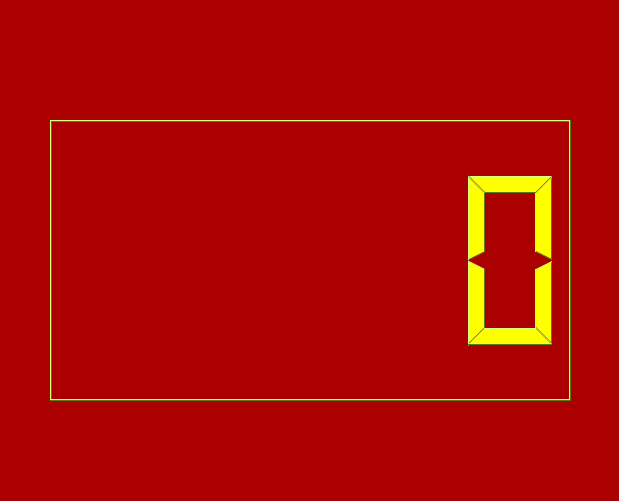
<?xml version="1.0" encoding="UTF-8"?>
<ui version="4.0">
 <class>Form</class>
 <widget class="QWidget" name="Form">
  <property name="geometry">
   <rect>
    <x>0</x>
    <y>0</y>
    <width>619</width>
    <height>501</height>
   </rect>
  </property>
  <property name="palette">
   <palette>
    <active>
     <colorrole role="WindowText">
      <brush brushstyle="SolidPattern">
       <color alpha="255">
        <red>0</red>
        <green>0</green>
        <blue>0</blue>
       </color>
      </brush>
     </colorrole>
     <colorrole role="Button">
      <brush brushstyle="SolidPattern">
       <color alpha="255">
        <red>170</red>
        <green>0</green>
        <blue>0</blue>
       </color>
      </brush>
     </colorrole>
     <colorrole role="Light">
      <brush brushstyle="SolidPattern">
       <color alpha="255">
        <red>255</red>
        <green>0</green>
        <blue>0</blue>
       </color>
      </brush>
     </colorrole>
     <colorrole role="Midlight">
      <brush brushstyle="SolidPattern">
       <color alpha="255">
        <red>212</red>
        <green>0</green>
        <blue>0</blue>
       </color>
      </brush>
     </colorrole>
     <colorrole role="Dark">
      <brush brushstyle="SolidPattern">
       <color alpha="255">
        <red>85</red>
        <green>0</green>
        <blue>0</blue>
       </color>
      </brush>
     </colorrole>
     <colorrole role="Mid">
      <brush brushstyle="SolidPattern">
       <color alpha="255">
        <red>113</red>
        <green>0</green>
        <blue>0</blue>
       </color>
      </brush>
     </colorrole>
     <colorrole role="Text">
      <brush brushstyle="SolidPattern">
       <color alpha="255">
        <red>0</red>
        <green>0</green>
        <blue>0</blue>
       </color>
      </brush>
     </colorrole>
     <colorrole role="BrightText">
      <brush brushstyle="SolidPattern">
       <color alpha="255">
        <red>255</red>
        <green>255</green>
        <blue>255</blue>
       </color>
      </brush>
     </colorrole>
     <colorrole role="ButtonText">
      <brush brushstyle="SolidPattern">
       <color alpha="255">
        <red>0</red>
        <green>0</green>
        <blue>0</blue>
       </color>
      </brush>
     </colorrole>
     <colorrole role="Base">
      <brush brushstyle="SolidPattern">
       <color alpha="255">
        <red>255</red>
        <green>255</green>
        <blue>255</blue>
       </color>
      </brush>
     </colorrole>
     <colorrole role="Window">
      <brush brushstyle="SolidPattern">
       <color alpha="255">
        <red>170</red>
        <green>0</green>
        <blue>0</blue>
       </color>
      </brush>
     </colorrole>
     <colorrole role="Shadow">
      <brush brushstyle="SolidPattern">
       <color alpha="255">
        <red>0</red>
        <green>0</green>
        <blue>0</blue>
       </color>
      </brush>
     </colorrole>
     <colorrole role="AlternateBase">
      <brush brushstyle="SolidPattern">
       <color alpha="255">
        <red>212</red>
        <green>127</green>
        <blue>127</blue>
       </color>
      </brush>
     </colorrole>
     <colorrole role="ToolTipBase">
      <brush brushstyle="SolidPattern">
       <color alpha="255">
        <red>255</red>
        <green>255</green>
        <blue>220</blue>
       </color>
      </brush>
     </colorrole>
     <colorrole role="ToolTipText">
      <brush brushstyle="SolidPattern">
       <color alpha="255">
        <red>0</red>
        <green>0</green>
        <blue>0</blue>
       </color>
      </brush>
     </colorrole>
    </active>
    <inactive>
     <colorrole role="WindowText">
      <brush brushstyle="SolidPattern">
       <color alpha="255">
        <red>0</red>
        <green>0</green>
        <blue>0</blue>
       </color>
      </brush>
     </colorrole>
     <colorrole role="Button">
      <brush brushstyle="SolidPattern">
       <color alpha="255">
        <red>170</red>
        <green>0</green>
        <blue>0</blue>
       </color>
      </brush>
     </colorrole>
     <colorrole role="Light">
      <brush brushstyle="SolidPattern">
       <color alpha="255">
        <red>255</red>
        <green>0</green>
        <blue>0</blue>
       </color>
      </brush>
     </colorrole>
     <colorrole role="Midlight">
      <brush brushstyle="SolidPattern">
       <color alpha="255">
        <red>212</red>
        <green>0</green>
        <blue>0</blue>
       </color>
      </brush>
     </colorrole>
     <colorrole role="Dark">
      <brush brushstyle="SolidPattern">
       <color alpha="255">
        <red>85</red>
        <green>0</green>
        <blue>0</blue>
       </color>
      </brush>
     </colorrole>
     <colorrole role="Mid">
      <brush brushstyle="SolidPattern">
       <color alpha="255">
        <red>113</red>
        <green>0</green>
        <blue>0</blue>
       </color>
      </brush>
     </colorrole>
     <colorrole role="Text">
      <brush brushstyle="SolidPattern">
       <color alpha="255">
        <red>0</red>
        <green>0</green>
        <blue>0</blue>
       </color>
      </brush>
     </colorrole>
     <colorrole role="BrightText">
      <brush brushstyle="SolidPattern">
       <color alpha="255">
        <red>255</red>
        <green>255</green>
        <blue>255</blue>
       </color>
      </brush>
     </colorrole>
     <colorrole role="ButtonText">
      <brush brushstyle="SolidPattern">
       <color alpha="255">
        <red>0</red>
        <green>0</green>
        <blue>0</blue>
       </color>
      </brush>
     </colorrole>
     <colorrole role="Base">
      <brush brushstyle="SolidPattern">
       <color alpha="255">
        <red>255</red>
        <green>255</green>
        <blue>255</blue>
       </color>
      </brush>
     </colorrole>
     <colorrole role="Window">
      <brush brushstyle="SolidPattern">
       <color alpha="255">
        <red>170</red>
        <green>0</green>
        <blue>0</blue>
       </color>
      </brush>
     </colorrole>
     <colorrole role="Shadow">
      <brush brushstyle="SolidPattern">
       <color alpha="255">
        <red>0</red>
        <green>0</green>
        <blue>0</blue>
       </color>
      </brush>
     </colorrole>
     <colorrole role="AlternateBase">
      <brush brushstyle="SolidPattern">
       <color alpha="255">
        <red>212</red>
        <green>127</green>
        <blue>127</blue>
       </color>
      </brush>
     </colorrole>
     <colorrole role="ToolTipBase">
      <brush brushstyle="SolidPattern">
       <color alpha="255">
        <red>255</red>
        <green>255</green>
        <blue>220</blue>
       </color>
      </brush>
     </colorrole>
     <colorrole role="ToolTipText">
      <brush brushstyle="SolidPattern">
       <color alpha="255">
        <red>0</red>
        <green>0</green>
        <blue>0</blue>
       </color>
      </brush>
     </colorrole>
    </inactive>
    <disabled>
     <colorrole role="WindowText">
      <brush brushstyle="SolidPattern">
       <color alpha="255">
        <red>85</red>
        <green>0</green>
        <blue>0</blue>
       </color>
      </brush>
     </colorrole>
     <colorrole role="Button">
      <brush brushstyle="SolidPattern">
       <color alpha="255">
        <red>170</red>
        <green>0</green>
        <blue>0</blue>
       </color>
      </brush>
     </colorrole>
     <colorrole role="Light">
      <brush brushstyle="SolidPattern">
       <color alpha="255">
        <red>255</red>
        <green>0</green>
        <blue>0</blue>
       </color>
      </brush>
     </colorrole>
     <colorrole role="Midlight">
      <brush brushstyle="SolidPattern">
       <color alpha="255">
        <red>212</red>
        <green>0</green>
        <blue>0</blue>
       </color>
      </brush>
     </colorrole>
     <colorrole role="Dark">
      <brush brushstyle="SolidPattern">
       <color alpha="255">
        <red>85</red>
        <green>0</green>
        <blue>0</blue>
       </color>
      </brush>
     </colorrole>
     <colorrole role="Mid">
      <brush brushstyle="SolidPattern">
       <color alpha="255">
        <red>113</red>
        <green>0</green>
        <blue>0</blue>
       </color>
      </brush>
     </colorrole>
     <colorrole role="Text">
      <brush brushstyle="SolidPattern">
       <color alpha="255">
        <red>85</red>
        <green>0</green>
        <blue>0</blue>
       </color>
      </brush>
     </colorrole>
     <colorrole role="BrightText">
      <brush brushstyle="SolidPattern">
       <color alpha="255">
        <red>255</red>
        <green>255</green>
        <blue>255</blue>
       </color>
      </brush>
     </colorrole>
     <colorrole role="ButtonText">
      <brush brushstyle="SolidPattern">
       <color alpha="255">
        <red>85</red>
        <green>0</green>
        <blue>0</blue>
       </color>
      </brush>
     </colorrole>
     <colorrole role="Base">
      <brush brushstyle="SolidPattern">
       <color alpha="255">
        <red>170</red>
        <green>0</green>
        <blue>0</blue>
       </color>
      </brush>
     </colorrole>
     <colorrole role="Window">
      <brush brushstyle="SolidPattern">
       <color alpha="255">
        <red>170</red>
        <green>0</green>
        <blue>0</blue>
       </color>
      </brush>
     </colorrole>
     <colorrole role="Shadow">
      <brush brushstyle="SolidPattern">
       <color alpha="255">
        <red>0</red>
        <green>0</green>
        <blue>0</blue>
       </color>
      </brush>
     </colorrole>
     <colorrole role="AlternateBase">
      <brush brushstyle="SolidPattern">
       <color alpha="255">
        <red>170</red>
        <green>0</green>
        <blue>0</blue>
       </color>
      </brush>
     </colorrole>
     <colorrole role="ToolTipBase">
      <brush brushstyle="SolidPattern">
       <color alpha="255">
        <red>255</red>
        <green>255</green>
        <blue>220</blue>
       </color>
      </brush>
     </colorrole>
     <colorrole role="ToolTipText">
      <brush brushstyle="SolidPattern">
       <color alpha="255">
        <red>0</red>
        <green>0</green>
        <blue>0</blue>
       </color>
      </brush>
     </colorrole>
    </disabled>
   </palette>
  </property>
  <property name="windowTitle">
   <string>Form</string>
  </property>
  <widget class="QLCDNumber" name="lcdNumber">
   <property name="geometry">
    <rect>
     <x>50</x>
     <y>120</y>
     <width>521</width>
     <height>281</height>
    </rect>
   </property>
   <property name="palette">
    <palette>
     <active>
      <colorrole role="WindowText">
       <brush brushstyle="SolidPattern">
        <color alpha="255">
         <red>255</red>
         <green>255</green>
         <blue>0</blue>
        </color>
       </brush>
      </colorrole>
      <colorrole role="Button">
       <brush brushstyle="SolidPattern">
        <color alpha="255">
         <red>170</red>
         <green>255</green>
         <blue>0</blue>
        </color>
       </brush>
      </colorrole>
      <colorrole role="Light">
       <brush brushstyle="SolidPattern">
        <color alpha="255">
         <red>213</red>
         <green>255</green>
         <blue>127</blue>
        </color>
       </brush>
      </colorrole>
      <colorrole role="Midlight">
       <brush brushstyle="SolidPattern">
        <color alpha="255">
         <red>191</red>
         <green>255</green>
         <blue>63</blue>
        </color>
       </brush>
      </colorrole>
      <colorrole role="Dark">
       <brush brushstyle="SolidPattern">
        <color alpha="255">
         <red>85</red>
         <green>127</green>
         <blue>0</blue>
        </color>
       </brush>
      </colorrole>
      <colorrole role="Mid">
       <brush brushstyle="SolidPattern">
        <color alpha="255">
         <red>113</red>
         <green>170</green>
         <blue>0</blue>
        </color>
       </brush>
      </colorrole>
      <colorrole role="Text">
       <brush brushstyle="SolidPattern">
        <color alpha="255">
         <red>0</red>
         <green>0</green>
         <blue>0</blue>
        </color>
       </brush>
      </colorrole>
      <colorrole role="BrightText">
       <brush brushstyle="SolidPattern">
        <color alpha="255">
         <red>255</red>
         <green>255</green>
         <blue>255</blue>
        </color>
       </brush>
      </colorrole>
      <colorrole role="ButtonText">
       <brush brushstyle="SolidPattern">
        <color alpha="255">
         <red>0</red>
         <green>0</green>
         <blue>0</blue>
        </color>
       </brush>
      </colorrole>
      <colorrole role="Base">
       <brush brushstyle="SolidPattern">
        <color alpha="255">
         <red>255</red>
         <green>255</green>
         <blue>255</blue>
        </color>
       </brush>
      </colorrole>
      <colorrole role="Window">
       <brush brushstyle="SolidPattern">
        <color alpha="255">
         <red>170</red>
         <green>255</green>
         <blue>0</blue>
        </color>
       </brush>
      </colorrole>
      <colorrole role="Shadow">
       <brush brushstyle="SolidPattern">
        <color alpha="255">
         <red>0</red>
         <green>0</green>
         <blue>0</blue>
        </color>
       </brush>
      </colorrole>
      <colorrole role="AlternateBase">
       <brush brushstyle="SolidPattern">
        <color alpha="255">
         <red>212</red>
         <green>255</green>
         <blue>127</blue>
        </color>
       </brush>
      </colorrole>
      <colorrole role="ToolTipBase">
       <brush brushstyle="SolidPattern">
        <color alpha="255">
         <red>255</red>
         <green>255</green>
         <blue>220</blue>
        </color>
       </brush>
      </colorrole>
      <colorrole role="ToolTipText">
       <brush brushstyle="SolidPattern">
        <color alpha="255">
         <red>0</red>
         <green>0</green>
         <blue>0</blue>
        </color>
       </brush>
      </colorrole>
     </active>
     <inactive>
      <colorrole role="WindowText">
       <brush brushstyle="SolidPattern">
        <color alpha="255">
         <red>255</red>
         <green>255</green>
         <blue>0</blue>
        </color>
       </brush>
      </colorrole>
      <colorrole role="Button">
       <brush brushstyle="SolidPattern">
        <color alpha="255">
         <red>170</red>
         <green>255</green>
         <blue>0</blue>
        </color>
       </brush>
      </colorrole>
      <colorrole role="Light">
       <brush brushstyle="SolidPattern">
        <color alpha="255">
         <red>213</red>
         <green>255</green>
         <blue>127</blue>
        </color>
       </brush>
      </colorrole>
      <colorrole role="Midlight">
       <brush brushstyle="SolidPattern">
        <color alpha="255">
         <red>191</red>
         <green>255</green>
         <blue>63</blue>
        </color>
       </brush>
      </colorrole>
      <colorrole role="Dark">
       <brush brushstyle="SolidPattern">
        <color alpha="255">
         <red>85</red>
         <green>127</green>
         <blue>0</blue>
        </color>
       </brush>
      </colorrole>
      <colorrole role="Mid">
       <brush brushstyle="SolidPattern">
        <color alpha="255">
         <red>113</red>
         <green>170</green>
         <blue>0</blue>
        </color>
       </brush>
      </colorrole>
      <colorrole role="Text">
       <brush brushstyle="SolidPattern">
        <color alpha="255">
         <red>0</red>
         <green>0</green>
         <blue>0</blue>
        </color>
       </brush>
      </colorrole>
      <colorrole role="BrightText">
       <brush brushstyle="SolidPattern">
        <color alpha="255">
         <red>255</red>
         <green>255</green>
         <blue>255</blue>
        </color>
       </brush>
      </colorrole>
      <colorrole role="ButtonText">
       <brush brushstyle="SolidPattern">
        <color alpha="255">
         <red>0</red>
         <green>0</green>
         <blue>0</blue>
        </color>
       </brush>
      </colorrole>
      <colorrole role="Base">
       <brush brushstyle="SolidPattern">
        <color alpha="255">
         <red>255</red>
         <green>255</green>
         <blue>255</blue>
        </color>
       </brush>
      </colorrole>
      <colorrole role="Window">
       <brush brushstyle="SolidPattern">
        <color alpha="255">
         <red>170</red>
         <green>255</green>
         <blue>0</blue>
        </color>
       </brush>
      </colorrole>
      <colorrole role="Shadow">
       <brush brushstyle="SolidPattern">
        <color alpha="255">
         <red>0</red>
         <green>0</green>
         <blue>0</blue>
        </color>
       </brush>
      </colorrole>
      <colorrole role="AlternateBase">
       <brush brushstyle="SolidPattern">
        <color alpha="255">
         <red>212</red>
         <green>255</green>
         <blue>127</blue>
        </color>
       </brush>
      </colorrole>
      <colorrole role="ToolTipBase">
       <brush brushstyle="SolidPattern">
        <color alpha="255">
         <red>255</red>
         <green>255</green>
         <blue>220</blue>
        </color>
       </brush>
      </colorrole>
      <colorrole role="ToolTipText">
       <brush brushstyle="SolidPattern">
        <color alpha="255">
         <red>0</red>
         <green>0</green>
         <blue>0</blue>
        </color>
       </brush>
      </colorrole>
     </inactive>
     <disabled>
      <colorrole role="WindowText">
       <brush brushstyle="SolidPattern">
        <color alpha="255">
         <red>85</red>
         <green>127</green>
         <blue>0</blue>
        </color>
       </brush>
      </colorrole>
      <colorrole role="Button">
       <brush brushstyle="SolidPattern">
        <color alpha="255">
         <red>170</red>
         <green>255</green>
         <blue>0</blue>
        </color>
       </brush>
      </colorrole>
      <colorrole role="Light">
       <brush brushstyle="SolidPattern">
        <color alpha="255">
         <red>213</red>
         <green>255</green>
         <blue>127</blue>
        </color>
       </brush>
      </colorrole>
      <colorrole role="Midlight">
       <brush brushstyle="SolidPattern">
        <color alpha="255">
         <red>191</red>
         <green>255</green>
         <blue>63</blue>
        </color>
       </brush>
      </colorrole>
      <colorrole role="Dark">
       <brush brushstyle="SolidPattern">
        <color alpha="255">
         <red>85</red>
         <green>127</green>
         <blue>0</blue>
        </color>
       </brush>
      </colorrole>
      <colorrole role="Mid">
       <brush brushstyle="SolidPattern">
        <color alpha="255">
         <red>113</red>
         <green>170</green>
         <blue>0</blue>
        </color>
       </brush>
      </colorrole>
      <colorrole role="Text">
       <brush brushstyle="SolidPattern">
        <color alpha="255">
         <red>85</red>
         <green>127</green>
         <blue>0</blue>
        </color>
       </brush>
      </colorrole>
      <colorrole role="BrightText">
       <brush brushstyle="SolidPattern">
        <color alpha="255">
         <red>255</red>
         <green>255</green>
         <blue>255</blue>
        </color>
       </brush>
      </colorrole>
      <colorrole role="ButtonText">
       <brush brushstyle="SolidPattern">
        <color alpha="255">
         <red>85</red>
         <green>127</green>
         <blue>0</blue>
        </color>
       </brush>
      </colorrole>
      <colorrole role="Base">
       <brush brushstyle="SolidPattern">
        <color alpha="255">
         <red>170</red>
         <green>255</green>
         <blue>0</blue>
        </color>
       </brush>
      </colorrole>
      <colorrole role="Window">
       <brush brushstyle="SolidPattern">
        <color alpha="255">
         <red>170</red>
         <green>255</green>
         <blue>0</blue>
        </color>
       </brush>
      </colorrole>
      <colorrole role="Shadow">
       <brush brushstyle="SolidPattern">
        <color alpha="255">
         <red>0</red>
         <green>0</green>
         <blue>0</blue>
        </color>
       </brush>
      </colorrole>
      <colorrole role="AlternateBase">
       <brush brushstyle="SolidPattern">
        <color alpha="255">
         <red>170</red>
         <green>255</green>
         <blue>0</blue>
        </color>
       </brush>
      </colorrole>
      <colorrole role="ToolTipBase">
       <brush brushstyle="SolidPattern">
        <color alpha="255">
         <red>255</red>
         <green>255</green>
         <blue>220</blue>
        </color>
       </brush>
      </colorrole>
      <colorrole role="ToolTipText">
       <brush brushstyle="SolidPattern">
        <color alpha="255">
         <red>0</red>
         <green>0</green>
         <blue>0</blue>
        </color>
       </brush>
      </colorrole>
     </disabled>
    </palette>
   </property>
  </widget>
 </widget>
 <resources/>
 <connections/>
</ui>
